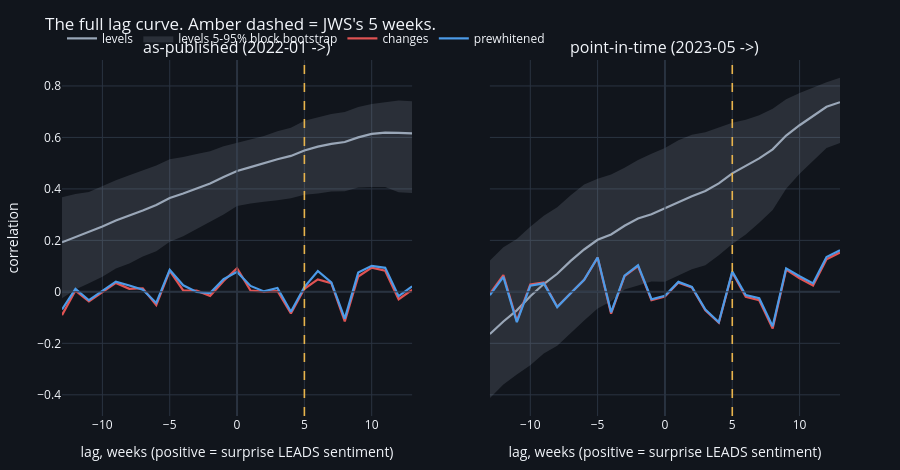

The notebook cell saved with this chart:
### Markdown cell above
The whole curve, not just its winner -- G4. A single argmax with no curve
around it is not evidence.

### Code cell
fig = make_subplots(rows=1, cols=2, shared_yaxes=True,
                    subplot_titles=("as-published (2022-01 ->)", "point-in-time (2023-05 ->)"))
for col, vint in enumerate(("as_published", "point_in_time"), start=1):
    for tr, colr in (("levels", GREY), ("changes", RED), ("prewhitened", BLUE)):
        r = RES[(vint, tr)]
        c = r["curve"]
        fig.add_trace(go.Scatter(x=c["lag_weeks"], y=c["corr"], name=f"{tr}",
                                 legendgroup=tr, showlegend=col == 1,
                                 line=dict(color=colr, width=2.2)), row=1, col=col)
        if tr == "levels":
            fig.add_trace(go.Scatter(
                x=list(c["lag_weeks"]) + list(c["lag_weeks"])[::-1],
                y=list(r["band_hi"]) + list(r["band_lo"])[::-1], fill="toself",
                fillcolor="rgba(154,167,184,0.18)", line=dict(width=0),
                name="levels 5-95% block bootstrap", legendgroup="band",
                showlegend=col == 1, hoverinfo="skip"), row=1, col=col)
    fig.add_vline(x=CFG.jws_lead_weeks, line=dict(color=AMBER, width=1.6, dash="dash"),
                  row=1, col=col)
    fig.add_vline(x=0, line=dict(color=GRID, width=1), row=1, col=col)
    fig.add_hline(y=0, line=dict(color=GRID, width=1), row=1, col=col)
fig.update_xaxes(title_text="lag, weeks (positive = surprise LEADS sentiment)")
fig.update_yaxes(title_text="correlation", row=1, col=1)
style(fig, 470, "The full lag curve. Amber dashed = JWS's 5 weeks.")
fig.show()

for vint in ("as_published", "point_in_time"):
    r = RES[(vint, "levels")]
    print(f"{vint:14s} levels: peak {r['corr']:.3f} at {r['argmax']:+d}w; "
          f"at +5w {r['at_5w']:+.3f} ({r['at_5w']/r['corr']:.0%} of the peak); "
          f"plateau {r['plateau_lo']:+d}..{r['plateau_hi']:+d} "
          f"({r['plateau_n']}/{len(LAGS)} lags indistinguishable from the peak)")

### Figure 1 — Plotly figure (JSON) as saved in the notebook; plotly's stock layout.template omitted (floating-point values rounded to 4 significant figures)
{"data": [{"legendgroup": "levels", "line": {"color": "#9aa7b8", "width": 2.2}, "name": "levels", "showlegend": true, "type": "scatter", "x": [-13, -12, -11, -10, -9, -8, -7, -6, -5, -4, -3, -2, -1, 0, 1, 2, 3, 4, 5, 6, 7, 8, 9, 10, 11, 12, 13], "xaxis": "x", "y": [0.1924, 0.2123, 0.2311, 0.2537, 0.2771, 0.2958, 0.3163, 0.3375, 0.3649, 0.3821, 0.4012, 0.4209, 0.4462, 0.4699, 0.4845, 0.5005, 0.5151, 0.5282, 0.5491, 0.5641, 0.5748, 0.5824, 0.6004, 0.6136, 0.619, 0.6178, 0.6161], "yaxis": "y"}, {"fill": "toself", "fillcolor": "rgba(154,167,184,0.18)", "hoverinfo": "skip", "legendgroup": "band", "line": {"width": 0}, "name": "levels 5-95% block bootstrap", "showlegend": true, "type": "scatter", "x": [-13, -12, -11, -10, -9, -8, -7, -6, -5, -4, -3, -2, -1, 0, 1, 2, 3, 4, 5, 6, 7, 8, 9, 10, 11, 12, 13, 13, 12, 11, 10, 9, 8, 7, 6, 5, 4, 3, 2, 1, 0, -1, -2, -3, -4, -5, -6, -7, -8, -9, -10, -11, -12, -13], "xaxis": "x", "y": [0.3672, 0.3804, 0.3875, 0.4111, 0.4333, 0.4527, 0.4722, 0.4907, 0.5154, 0.524, 0.5357, 0.5464, 0.5656, 0.5792, 0.5935, 0.6057, 0.6244, 0.6377, 0.6649, 0.6776, 0.6911, 0.6991, 0.7184, 0.7303, 0.736, 0.7435, 0.7403, 0.3837, 0.3869, 0.407, 0.4077, 0.4054, 0.3913, 0.3901, 0.3818, 0.377, 0.3641, 0.3557, 0.3502, 0.3436, 0.3335, 0.3002, 0.2719, 0.2457, 0.2163, 0.1949, 0.1581, 0.1373, 0.1102, 0.09109, 0.05833, 0.03342, 0.009207, -0.02491], "yaxis": "y"}, {"legendgroup": "changes", "line": {"color": "#e05353", "width": 2.2}, "name": "changes", "showlegend": true, "type": "scatter", "x": [-13, -12, -11, -10, -9, -8, -7, -6, -5, -4, -3, -2, -1, 0, 1, 2, 3, 4, 5, 6, 7, 8, 9, 10, 11, 12, 13], "xaxis": "x", "y": [-0.09035, 0.004909, -0.03721, -0.00226, 0.03489, 0.01181, 0.01398, -0.05118, 0.08171, 0.005401, 0.004744, -0.01557, 0.04204, 0.09166, 0.005114, 0.0008823, 0.003175, -0.08353, 0.01205, 0.04839, 0.03361, -0.115, 0.05954, 0.09428, 0.08227, -0.02876, 0.00758], "yaxis": "y"}, {"legendgroup": "prewhitened", "line": {"color": "#4c9be8", "width": 2.2}, "name": "prewhitened", "showlegend": true, "type": "scatter", "x": [-13, -12, -11, -10, -9, -8, -7, -6, -5, -4, -3, -2, -1, 0, 1, 2, 3, 4, 5, 6, 7, 8, 9, 10, 11, 12, 13], "xaxis": "x", "y": [-0.06866, 0.01115, -0.03253, 0.002635, 0.03972, 0.02469, 0.008531, -0.04297, 0.08525, 0.02544, -0.0005699, -0.004866, 0.04926, 0.07758, 0.02312, 0.001753, 0.01488, -0.07701, 0.01854, 0.08127, 0.03652, -0.104, 0.0748, 0.1009, 0.09331, -0.01656, 0.02162], "yaxis": "y"}, {"legendgroup": "levels", "line": {"color": "#9aa7b8", "width": 2.2}, "name": "levels", "showlegend": false, "type": "scatter", "x": [-13, -12, -11, -10, -9, -8, -7, -6, -5, -4, -3, -2, -1, 0, 1, 2, 3, 4, 5, 6, 7, 8, 9, 10, 11, 12, 13], "xaxis": "x2", "y": [-0.1639, -0.1151, -0.07183, -0.01721, 0.03035, 0.07027, 0.1203, 0.1646, 0.2024, 0.223, 0.257, 0.2848, 0.3012, 0.3248, 0.3499, 0.3714, 0.3916, 0.4213, 0.4604, 0.4881, 0.5185, 0.5536, 0.6074, 0.6474, 0.6833, 0.719, 0.737], "yaxis": "y2"}, {"fill": "toself", "fillcolor": "rgba(154,167,184,0.18)", "hoverinfo": "skip", "legendgroup": "band", "line": {"width": 0}, "name": "levels 5-95% block bootstrap", "showlegend": false, "type": "scatter", "x": [-13, -12, -11, -10, -9, -8, -7, -6, -5, -4, -3, -2, -1, 0, 1, 2, 3, 4, 5, 6, 7, 8, 9, 10, 11, 12, 13, 13, 12, 11, 10, 9, 8, 7, 6, 5, 4, 3, 2, 1, 0, -1, -2, -3, -4, -5, -6, -7, -8, -9, -10, -11, -12, -13], "xaxis": "x2", "y": [0.1215, 0.1733, 0.205, 0.2532, 0.2953, 0.3287, 0.3749, 0.4168, 0.4394, 0.4562, 0.482, 0.5121, 0.5365, 0.559, 0.589, 0.6107, 0.6201, 0.6393, 0.657, 0.669, 0.6865, 0.7117, 0.7479, 0.7729, 0.7936, 0.8141, 0.8317, 0.5785, 0.5587, 0.5066, 0.4584, 0.4009, 0.3184, 0.2688, 0.2225, 0.1857, 0.1421, 0.1037, 0.08742, 0.06366, 0.03883, 0.04061, 0.02441, 0.008715, -0.03664, -0.06444, -0.1114, -0.1598, -0.209, -0.2397, -0.2852, -0.3209, -0.3603, -0.4132], "yaxis": "y2"}, {"legendgroup": "changes", "line": {"color": "#e05353", "width": 2.2}, "name": "changes", "showlegend": false, "type": "scatter", "x": [-13, -12, -11, -10, -9, -8, -7, -6, -5, -4, -3, -2, -1, 0, 1, 2, 3, 4, 5, 6, 7, 8, 9, 10, 11, 12, 13], "xaxis": "x2", "y": [-0.007555, 0.0653, -0.1129, 0.02816, 0.03634, -0.05772, -0.005772, 0.04691, 0.133, -0.08468, 0.06083, 0.09994, -0.03197, -0.01819, 0.03591, 0.01711, -0.07126, -0.1195, 0.07487, -0.01896, -0.03229, -0.1423, 0.08637, 0.0528, 0.02489, 0.1263, 0.1532], "yaxis": "y2"}, {"legendgroup": "prewhitened", "line": {"color": "#4c9be8", "width": 2.2}, "name": "prewhitened", "showlegend": false, "type": "scatter", "x": [-13, -12, -11, -10, -9, -8, -7, -6, -5, -4, -3, -2, -1, 0, 1, 2, 3, 4, 5, 6, 7, 8, 9, 10, 11, 12, 13], "xaxis": "x2", "y": [-0.01301, 0.05814, -0.1176, 0.02402, 0.03307, -0.05937, -0.005606, 0.04707, 0.1335, -0.07967, 0.06304, 0.1031, -0.02873, -0.01563, 0.03865, 0.01941, -0.06877, -0.1181, 0.0785, -0.01235, -0.02485, -0.1341, 0.09134, 0.06036, 0.03301, 0.1353, 0.1618], "yaxis": "y2"}], "layout": {"annotations": [{"font": {"size": 16}, "showarrow": false, "text": "as-published (2022-01 ->)", "x": 0.225, "xanchor": "center", "xref": "paper", "y": 1.0, "yanchor": "bottom", "yref": "paper"}, {"font": {"size": 16}, "showarrow": false, "text": "point-in-time (2023-05 ->)", "x": 0.775, "xanchor": "center", "xref": "paper", "y": 1.0, "yanchor": "bottom", "yref": "paper"}], "font": {"size": 12}, "height": 470, "legend": {"orientation": "h", "x": 0, "y": 1.02, "yanchor": "bottom"}, "margin": {"b": 50, "l": 60, "r": 60, "t": 60}, "paper_bgcolor": "#11151c", "plot_bgcolor": "#11151c", "shapes": [{"line": {"color": "#e8b44c", "dash": "dash", "width": 1.6}, "type": "line", "x0": 5, "x1": 5, "xref": "x", "y0": 0, "y1": 1, "yref": "y domain"}, {"line": {"color": "#2a3340", "width": 1}, "type": "line", "x0": 0, "x1": 0, "xref": "x", "y0": 0, "y1": 1, "yref": "y domain"}, {"line": {"color": "#2a3340", "width": 1}, "type": "line", "x0": 0, "x1": 1, "xref": "x domain", "y0": 0, "y1": 0, "yref": "y"}, {"line": {"color": "#e8b44c", "dash": "dash", "width": 1.6}, "type": "line", "x0": 5, "x1": 5, "xref": "x2", "y0": 0, "y1": 1, "yref": "y2 domain"}, {"line": {"color": "#2a3340", "width": 1}, "type": "line", "x0": 0, "x1": 0, "xref": "x2", "y0": 0, "y1": 1, "yref": "y2 domain"}, {"line": {"color": "#2a3340", "width": 1}, "type": "line", "x0": 0, "x1": 1, "xref": "x2 domain", "y0": 0, "y1": 0, "yref": "y2"}], "title": {"text": "The full lag curve. Amber dashed = JWS's 5 weeks."}, "xaxis": {"anchor": "y", "domain": [0.0, 0.45], "gridcolor": "#2a3340", "title": {"text": "lag, weeks (positive = surprise LEADS sentiment)"}, "zerolinecolor": "#2a3340"}, "xaxis2": {"anchor": "y2", "domain": [0.55, 1.0], "gridcolor": "#2a3340", "title": {"text": "lag, weeks (positive = surprise LEADS sentiment)"}, "zerolinecolor": "#2a3340"}, "yaxis": {"anchor": "x", "domain": [0.0, 1.0], "gridcolor": "#2a3340", "title": {"text": "correlation"}, "zerolinecolor": "#2a3340"}, "yaxis2": {"anchor": "x2", "domain": [0.0, 1.0], "gridcolor": "#2a3340", "matches": "y", "showticklabels": false, "zerolinecolor": "#2a3340"}}}
